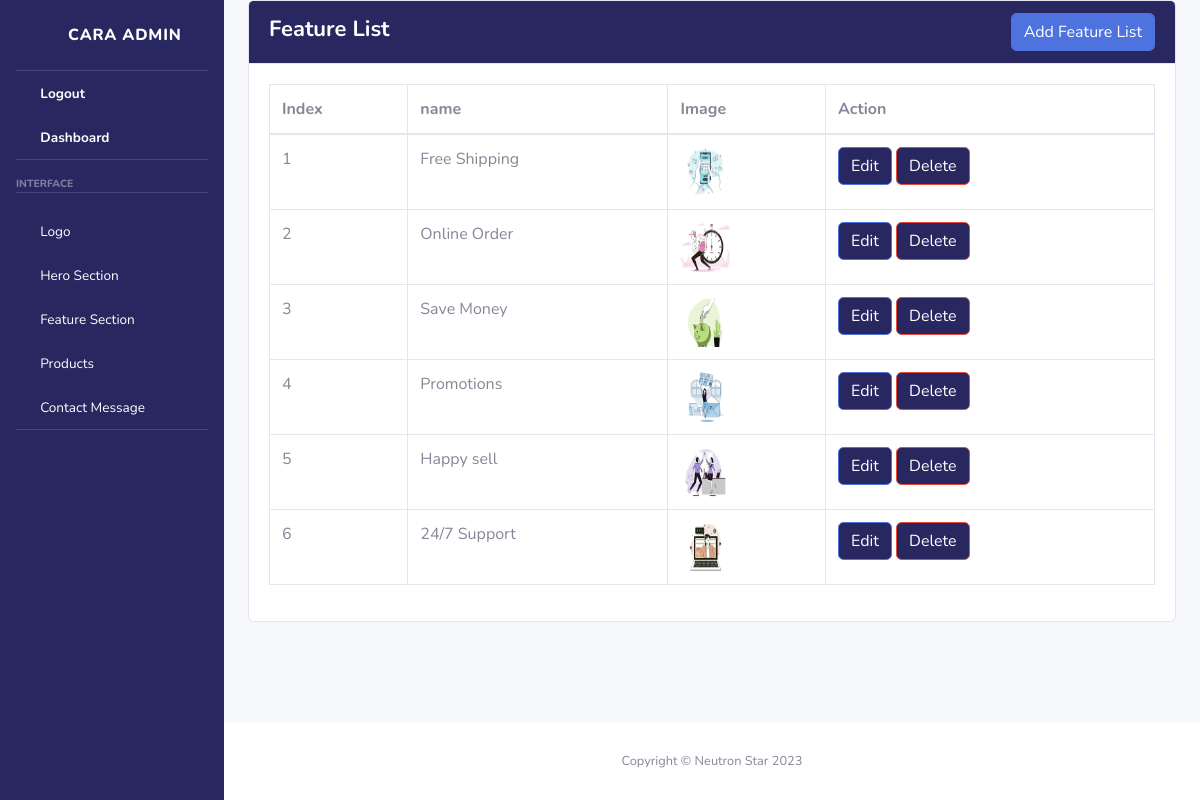
The app's page /admin/feature/feature.php (signed in) with its own data.
### tables this page shows
CREATE TABLE `feature` (
  `id` int(11) NOT NULL,
  `image` text NOT NULL,
  `service` varchar(255) NOT NULL
);

### admin/feature/feature.php (the view, shortened to what this page needs)
<?php
include '../header.php';
?>
<body id="page-top">
    <div id="wrapper">
       <?php include '../sidebar.php';?>
        <div id="content-wrapper" class="d-flex flex-column">
            <div id="content">
                <div class="container-fluid">
                    <div class="card">
                    <div class="card-header">
                      <span>Feature List</span>
                      <div class="testmonial_slider " style="float: right;">
                        <a href="feature_add.php" class="btn btn-primary">Add Feature List</a>
                    </div>
                    </div>
                    <div class="card-body">
                    <div class="table-responsive">
                                <table class="table table-bordered" id="dataTable" width="100%" cellspacing="0">
                                    <thead>
                                        <tr>
                                            <th>Index</th>
                                            <th>name</th>
                                            <th>Image</th>
                                            <th>Action</th>
                                        </tr>
                                    </thead>
                                    <tbody>
                                    <?php
                            $sql = "select*from feature";
                            $result = $connection-> query($sql);
                            $serial = 1;
                            while($data = $result-> fetch_assoc()){
                        ?>
                                        <tr>
                                            <td><?php echo $serial++;?></td>
                                            <td><?php echo $data['service'];?> </td>
                                            <td><img style="width:50px; height:50px;" src="../../upload/<?php echo $data['image'];?>"</td>
                                            <td>
                                               <a href="feature_edit.php?id=<?php echo $data['id'];?>" class="btn btn-primary">Edit</a>
                                                <a href="feature_delete.php?id=<?php echo $data['id'];?>" class="btn btn-danger">Delete</a>
                                            </td>
                                        </tr>
                                        <?php } ?>
                                    </tbody>
                                </table>
                            </div>
                    </div>
                    </div>
                </div>
            </div>
           <?php include("../footer.php");?>

### admin/css/admin.css (style rules this page uses)
.card-header { background: #282760; }
.card-header span { font-size: 22px; font-weight: 700; color: #ffffff; }
table#dataTable tbody tr td a { color: #ffff; background: #282760; }

### records on screen
feature: service "Free Shipping", image (picture)
feature: service "Online Order", image (picture)
feature: service "Save Money", image (picture)
feature: service "Promotions", image (picture)
feature: service "Happy sell", image (picture)
feature: service "24/7 Support", image (picture)
